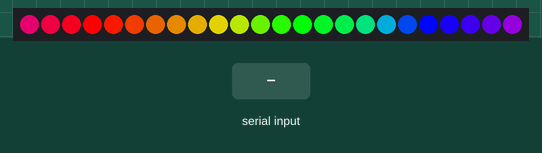
A sketch run on a simulated Arduino Uno, built with avr-gcc and run on an emulated ATmega328P. Parts: 24 RGB LEDs in strip order, left to right. Inputs (shaded band) come from the test bench. What the sketch prints to the serial monitor is not drawn.

Above: at 1.2 s.
1.3 s: "90,45,200\n" received over Serial
At 1.47 s:
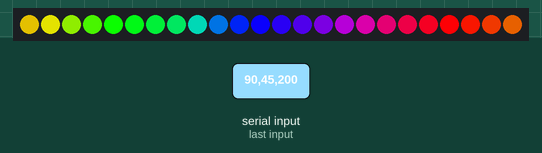
4.1 s: "#\n" received over Serial
At 4.27 s:
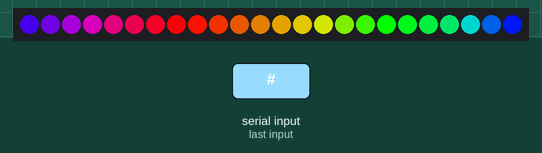
7.1 s: "30,150,10\n" received over Serial
At 7.28 s:
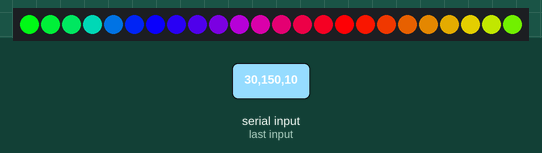
10.1 s: "0\n" received over Serial
At 10.26 s:
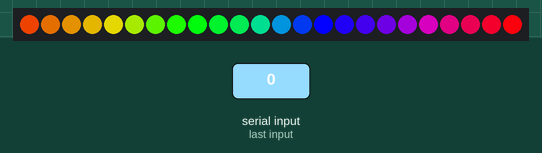
12.9 s: "90,45\n" received over Serial
At 13.06 s:
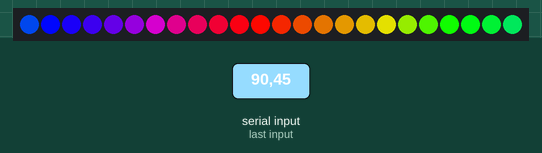
15.9 s: "30,150\n" received over Serial
At 16.07 s:
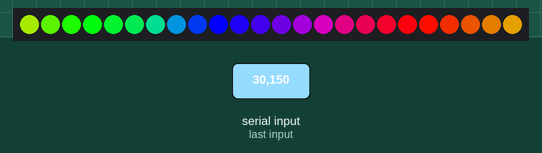

The sketch:

pixelring_command.ino
```cpp
#include "FastLED.h"
#include "SerialCommand.h"
#include "printf.h"

#define PIN 3
#define NLEDS 24
#define DELAY 20
#define HUESPEED 5
#define HUESTEP (255/NLEDS)

CRGB leds[NLEDS];
SerialCommand sCmd;

uint8_t gValue, gSpeed;

uint32_t gColor;

void do_value() {
  char *arg = sCmd.next();
  if (arg) {
    gValue = atoi(arg);
  }
  Serial.print("value=");
  Serial.println(gValue);
}

void do_help(char const *input) {
  Serial.println("commands:\n"
                 "  color <hex>\n"
                 "  rainbow\n"
                 "  speed <num>\n"
                 "  value <num>");
}

void do_speed() {
  char *arg = sCmd.next();
  if (arg) {
    gSpeed = atoi(arg);
  }
  printf("speed=%d\n", gSpeed);
}

void do_rainbow() {
  Serial.println("color=rainbow");
  gColor = 0;
}

void do_color() {
  char *arg = sCmd.next();
  if (arg) {
    if (*arg == '#') arg++;
    else if (*arg == '0' && arg[1] == 'x') arg += 2;
    gColor = (uint32_t) strtoul(arg, NULL, 16);
  }
  printf("color=0x%08lx\n", gColor);
}

void setup() {
  gValue = 255;
  gSpeed = HUESPEED;

  FastLED.addLeds<NEOPIXEL, PIN>(leds, NLEDS);

  Serial.begin(9600);

  // Setup callbacks for SerialCommand commands
  sCmd.addCommand("speed", do_speed);
  sCmd.addCommand("value", do_value);
  sCmd.addCommand("color", do_color);
  sCmd.addCommand("rainbow", do_rainbow);
  sCmd.setDefaultHandler(do_help);
  sCmd.setPrompt("> ");
}
void loop() {
  sCmd.readSerial();

  static uint8_t hue = 0;
  hue = (hue + gSpeed); // no need for %255

  for (int i=0; i<NLEDS; i++) {
    if (gColor != 0) {
      leds[i] = gColor;
    } else {
      leds[i] = CHSV((hue+i*HUESTEP), 255, gValue);
    }
  }
  FastLED.show();
  delay(DELAY);
}
```

SerialCommand.cpp
```cpp
// (licence header left out)
#include "SerialCommand.h"

/**
 * Constructor makes sure some things are set.
 */
SerialCommand::SerialCommand()
  : commandList(NULL),
    commandCount(0),
    defaultHandler(NULL),
    term('\n'),           // default terminator for commands, newline character
    last(NULL)
{
  strcpy(delim, " "); // strtok_r needs a null-terminated string
  clearBuffer();
}

/**
 * Adds a "command" and a handler function to the list of available commands.
 * This is used for matching a found token in the buffer, and gives the pointer
 * to the handler function to deal with it.
 */
void SerialCommand::addCommand(const char *command, void (*function)()) {
  #ifdef SERIALCOMMAND_DEBUG
    Serial.print("Adding command (");
    Serial.print(commandCount);
    Serial.print("): ");
    Serial.println(command);
  #endif

  commandList = (SerialCommandCallback *) realloc(commandList, (commandCount + 1) * sizeof(SerialCommandCallback));
  strncpy(commandList[commandCount].command, command, SERIALCOMMAND_MAXCOMMANDLENGTH);
  commandList[commandCount].function = function;
  commandCount++;
}

/**
 * This sets up a handler to be called in the event that the receveived command string
 * isn't in the list of commands.
 */
void SerialCommand::setDefaultHandler(void (*function)(const char *)) {
  defaultHandler = function;
}


/**
 * This checks the Serial stream for characters, and assembles them into a buffer.
 * When the terminator character (default '\n') is seen, it starts parsing the
 * buffer for a prefix command, and calls handlers setup by addCommand() member
 */
void SerialCommand::readSerial() {
  while (Serial.available() > 0) {
    char inChar = Serial.read();   // Read single available character, there may be more waiting
    #ifdef SERIALCOMMAND_DEBUG
      Serial.print(inChar);   // Echo back to serial stream
    #endif

    if (inChar == term) {     // Check for the terminator (default '\r') meaning end of command
      #ifdef SERIALCOMMAND_DEBUG
        Serial.print("Received: ");
        Serial.println(buffer);
      #endif

      char *command = strtok_r(buffer, delim, &last);   // Search for command at start of buffer
      if (command != NULL) {
        boolean matched = false;
        for (int i = 0; i < commandCount; i++) {
          #ifdef SERIALCOMMAND_DEBUG
            Serial.print("Comparing [");
            Serial.print(command);
            Serial.print("] to [");
            Serial.print(commandList[i].command);
            Serial.println("]");
          #endif

          // Compare the found command against the list of known commands for a match
          if (strncmp(command, commandList[i].command, SERIALCOMMAND_MAXCOMMANDLENGTH) == 0) {
            #ifdef SERIALCOMMAND_DEBUG
              Serial.print("Matched Command: ");
              Serial.println(command);
            #endif
            if (prompt) Serial.println();

            // Execute the stored handler function for the command
            (*commandList[i].function)();
            matched = true;
            break;
          }
        }
        if (!matched && (defaultHandler != NULL)) {
          (*defaultHandler)(command);
        }
      }
      clearBuffer();
      if (prompt) {
        Serial.print(prompt);
        Serial.flush();
      }
    }
    else if (isprint(inChar)) {     // Only printable characters into the buffer
      if (bufPos < SERIALCOMMAND_BUFFER) {
        buffer[bufPos++] = inChar;  // Put character into buffer
        buffer[bufPos] = '\0';      // Null terminate
      } else {
        #ifdef SERIALCOMMAND_DEBUG
          Serial.println("Line buffer is full - increase SERIALCOMMAND_BUFFER");
        #endif
      }
    }
  }
}

/*
 * Clear the input buffer.
 */
void SerialCommand::clearBuffer() {
  buffer[0] = '\0';
  bufPos = 0;
}

/**
 * Retrieve the next token ("word" or "argument") from the command buffer.
 * Returns NULL if no more tokens exist.
 */
char *SerialCommand::next() {
  return strtok_r(NULL, delim, &last);
}

void SerialCommand::setPrompt(char const * str) {
  prompt = str;
  if (prompt) {
    Serial.print(prompt);
    Serial.flush();
  }
}
```

SerialCommand.h
```cpp
// (licence header left out)
#ifndef SerialCommand_h
#define SerialCommand_h

#if defined(WIRING) && WIRING >= 100
  #include <Wiring.h>
#elif defined(ARDUINO) && ARDUINO >= 100
  #include <Arduino.h>
#else
  #include <WProgram.h>
#endif
#include <string.h>

// Size of the input buffer in bytes (maximum length of one command plus arguments)
#define SERIALCOMMAND_BUFFER 32
// Maximum length of a command excluding the terminating null
#define SERIALCOMMAND_MAXCOMMANDLENGTH 8

// Uncomment the next line to run the library in debug mode (verbose messages)
//#define SERIALCOMMAND_DEBUG


class SerialCommand {
  public:
    SerialCommand();      // Constructor
    void addCommand(const char *command, void(*function)());  // Add a command to the processing dictionary.
    void setDefaultHandler(void (*function)(const char *));   // A handler to call when no valid command received.

    void readSerial();    // Main entry point.
    void clearBuffer();   // Clears the input buffer.
    char *next();         // Returns pointer to next token found in command buffer (for getting arguments to commands).
	void setPrompt(char const *);

  private:
    // Command/handler dictionary
    struct SerialCommandCallback {
      char command[SERIALCOMMAND_MAXCOMMANDLENGTH + 1];
      void (*function)();
    };                                    // Data structure to hold Command/Handler function key-value pairs
    SerialCommandCallback *commandList;   // Actual definition for command/handler array
    byte commandCount;

    // Pointer to the default handler function
    void (*defaultHandler)(const char *);

    char delim[2]; // null-terminated list of character to be used as delimeters for tokenizing (default " ")
    char term;     // Character that signals end of command (default '\n')

    char buffer[SERIALCOMMAND_BUFFER + 1]; // Buffer of stored characters while waiting for terminator character
    byte bufPos;                        // Current position in the buffer
    char *last;                         // State variable used by strtok_r during processing
	char const *prompt;
};

#endif //SerialCommand_h
```

printf.h
```cpp
/*

  Using printf on the Arduino.
  by Michael McElligott

  Usage:
  Set a buffer size with _PRINTF_BUFFER_LENGTH_, default is 64 bytes, or about a single line
  Set output stream with _Stream_Obj_. eg; SerialUSB

  printf(format string, argument(s) list).
  printfn(): As above but appends a new line on each print; aka serial.println()

  eg; printf("%.2f, 0x%X", 1234.5678f, 32768);

  For a detailed list on printf specifiers:
  http://www.cplusplus.com/reference/cstdio/printf/
  and
  http://man7.org/linux/man-pages/man3/printf.3.html


  Tested with the Arduino Due 1.6.6
  Jan 2016

  https://forum.arduino.cc/index.php?topic=370464.0

*/


#ifndef _printf_h_
#define _printf_h_

#define _PRINTF_BUFFER_LENGTH_    64
#define _Stream_Obj_        Serial


#if 1
static char _pf_buffer_[_PRINTF_BUFFER_LENGTH_];
#else
extern char _pf_buffer_[_PRINTF_BUFFER_LENGTH_];
#endif


#define printf(a,...)                           \
  do{                                   \
  snprintf(_pf_buffer_, sizeof(_pf_buffer_), a, ##__VA_ARGS__);     \
  _Stream_Obj_.print(_pf_buffer_);                    \
  }while(0)

#define printfn(a,...)                            \
  do{                                   \
  snprintf(_pf_buffer_, sizeof(_pf_buffer_), a"\r\n", ##__VA_ARGS__);   \
  _Stream_Obj_.print(_pf_buffer_);                    \
  }while(0)


#endif
```

Measured:
- after the input at 1.3 s, the LEDs: change at once (image 1)
- after the input at 7.1 s, the LEDs: change at once (image 3)
- after the input at 15.9 s, the LEDs: change at once (image 6)
